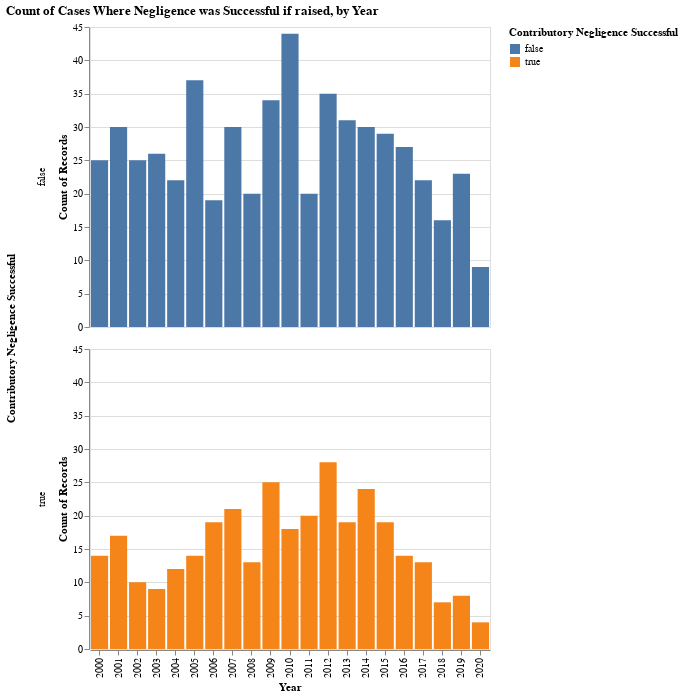

The code cell stored with this chart in its notebook:
### Code cell
success = alt.Chart(df_all_cases[df_all_cases['Contributory Negligence Raised']==True]).mark_bar().encode(
    alt.X('Year:O', scale=alt.Scale(domain=brush)),
    y='count(Contributory Negligence Successful):Q',
    color=alt.condition(brush, 'Contributory Negligence Successful:N', alt.value('lightgray')),
    row = 'Contributory Negligence Successful:N'
).properties(title='Count of Cases Where Negligence was Successful if raised, by Year'
    ).add_selection(brush)
success

### Figure 1 — Vega-Lite specification as saved in the notebook (floating-point values rounded to 4 significant figures; data arrays with more than 128 entries replaced by an {"elided": "..."} marker saying what was removed)
{"$schema": "https://vega.github.io/schema/vega-lite/v3.4.0.json", "config": {"mark": {"tooltip": null}, "view": {"height": 300, "width": 400}}, "data": {"name": "data-c9e1228869372a4b0f3f4371f1ecd479"}, "datasets": {"data-c9e1228869372a4b0f3f4371f1ecd479": {"elided": "882 records"}}, "encoding": {"color": {"condition": {"field": "Contributory Negligence Successful", "selection": "selector004", "type": "nominal"}, "value": "lightgray"}, "row": {"field": "Contributory Negligence Successful", "type": "nominal"}, "x": {"field": "Year", "scale": {"domain": {"selection": "selector004"}}, "type": "ordinal"}, "y": {"aggregate": "count", "field": "Contributory Negligence Successful", "type": "quantitative"}}, "mark": "bar", "selection": {"selector004": {"encodings": ["x"], "type": "interval"}}, "title": "Count of Cases Where Negligence was Successful if raised, by Year"}
